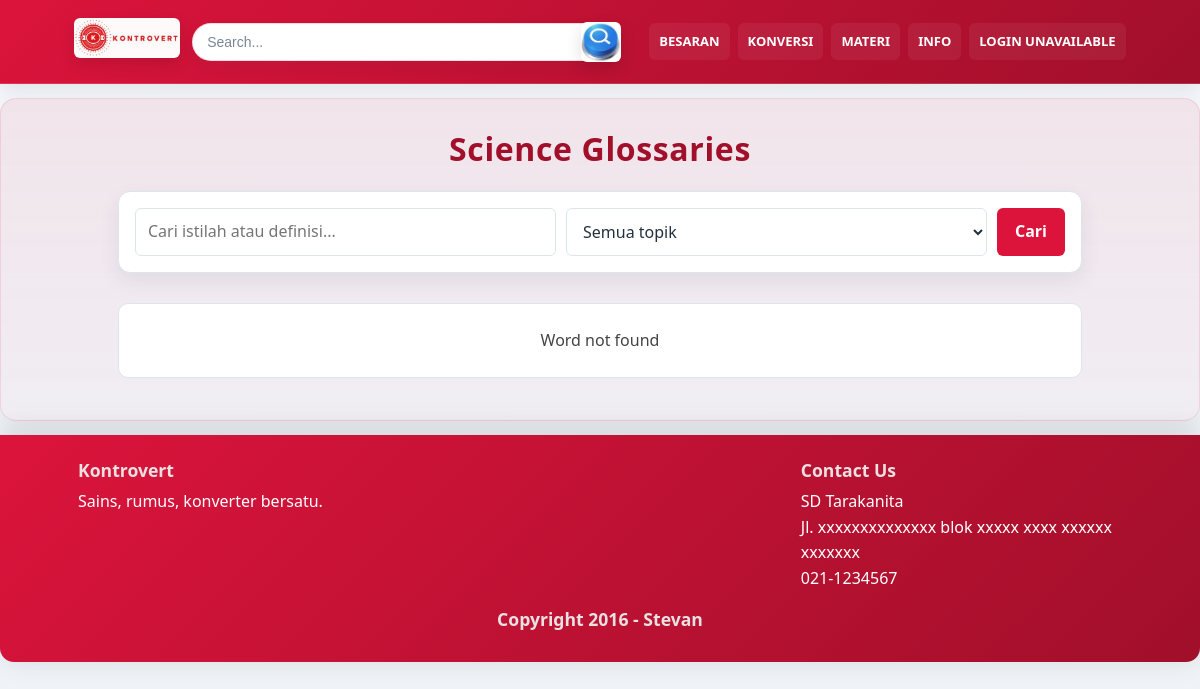
The page /glossary.php on the database as committed earlier.
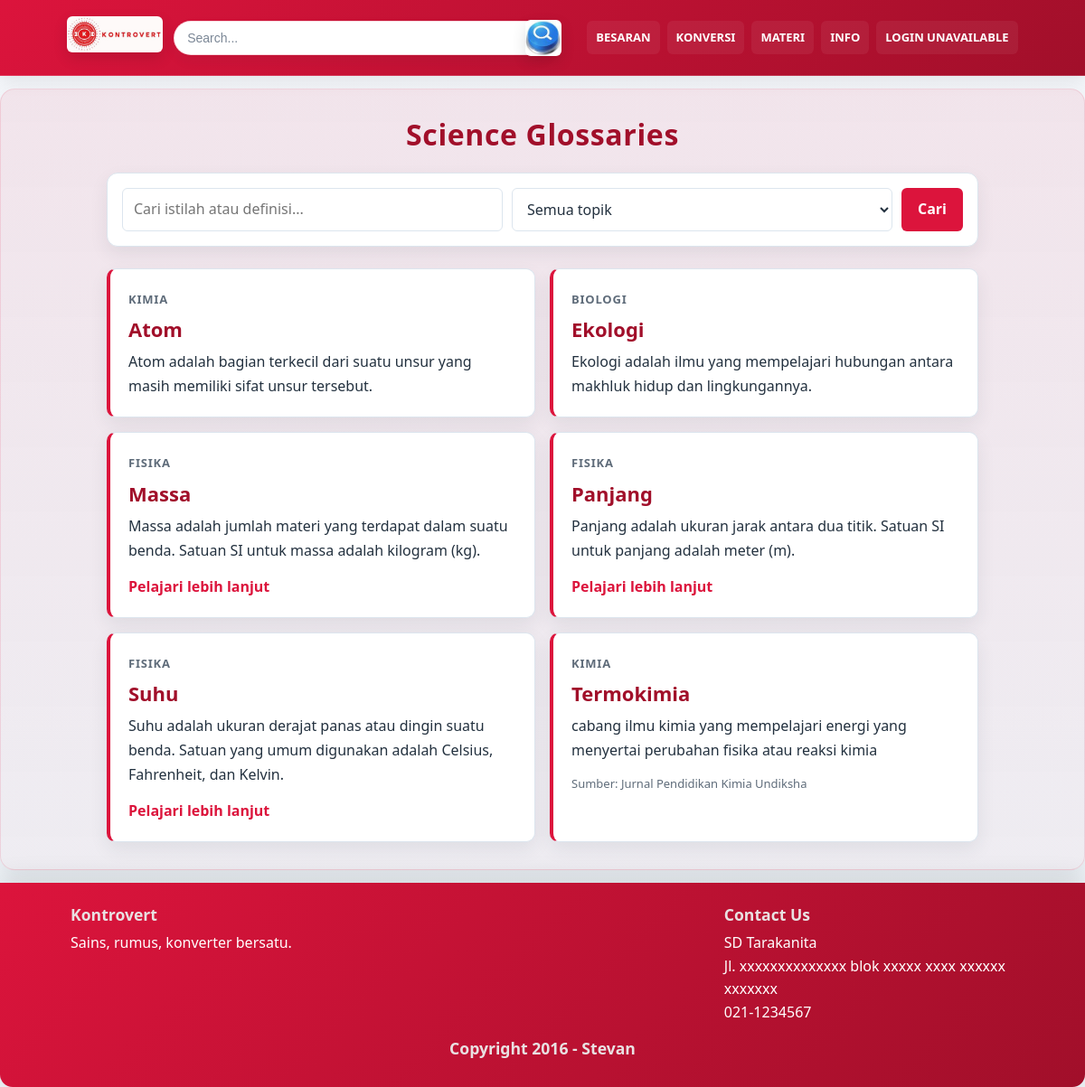
The same page on the database as committed later.
### tables this page shows
CREATE TABLE `glossary` (
  `id` int(10) UNSIGNED NOT NULL,
  `term` varchar(100) NOT NULL,
  `slug` varchar(120) NOT NULL,
  `definition` text NOT NULL,
  `topic` int(1) NOT NULL,
  `related_page` varchar(150) DEFAULT NULL,
  `source` varchar(255) DEFAULT NULL,
  `created_at` timestamp NOT NULL DEFAULT current_timestamp(),
  `updated_at` timestamp NOT NULL DEFAULT current_timestamp() ON UPDATE current_timestamp()
);

CREATE TABLE `topics` (
  `id` int(11) NOT NULL,
  `namaTopik` varchar(25) NOT NULL,
  `fg_in_news` tinyint(1) NOT NULL,
  `fg_in_materi` tinyint(1) NOT NULL,
  `fg_in_formulas` tinyint(1) NOT NULL
);

### glossary.php (the view, shortened to what this page needs)
<?php
    include "db.inc.php";
    $search = isset($_GET['q']) ? trim($_GET['q']) : '';
    $query = "SELECT g.term, g.slug, g.definition, g.topic, g.related_page, g.source, t.namaTopik
            FROM glossary g Join topics t ON g.topic = t.id";
    $query .= " ORDER BY term ASC";
    $statement = mysqli_prepare($db, $query);
    mysqli_stmt_execute($statement);
    $glossaryResult = mysqli_stmt_get_result($statement);
    function glossary_escape($value) {
        return htmlspecialchars((string) $value, ENT_QUOTES, 'UTF-8');
    }
?>
<!DOCTYPE html>
<html lang="id">
    <head>
        <global-header></global-header>
    </head>
    <body>
        <main class="hero" role="main">
            <div class="hero-inner glossary-page">
                <header class="glossary-intro">
                    <h1 class="page-title">Science Glossaries</h1>
                </header>
                <form class="glossary-filters" method="get" action="glossary.php">
                    <input id="glossary-search" type="search" name="q" value="<?php echo glossary_escape($search); ?>" placeholder="Cari istilah atau definisi...">
                    <select id="glossary-topic" name="topic">
                        <option value="">Semua topik</option>
                    </select>
                    <button type="submit">Cari</button>
                </form>
                <section class="glossary-list" aria-live="polite">
                    <?php if (!$glossaryResult || mysqli_num_rows($glossaryResult) === 0): ?>
                        <p class="glossary-empty">Word not found</p>
                    <?php else: ?>
                        <?php while ($entry = mysqli_fetch_assoc($glossaryResult)): ?>
                            <article class="glossary-entry" id="<?php echo glossary_escape($entry['slug']); ?>">
                                <?php if ($entry['namaTopik'] !== null && $entry['namaTopik'] !== ''): ?>
                                    <span class="glossary-topic"><?php echo glossary_escape($entry['namaTopik']); ?></span>
                                <?php endif; ?>
                                <h2><?php echo glossary_escape($entry['term']); ?></h2>
                                <p><?php echo nl2br(glossary_escape($entry['definition'])); ?></p>
                                <?php if (!empty($entry['related_page'])): ?>
                                    <a class="glossary-link" href="<?php echo glossary_escape($entry['related_page']); ?>">Pelajari lebih lanjut</a>
                                <?php endif; ?>
                                <?php if (!empty($entry['source'])): ?>
                                    <p class="glossary-source">Sumber: <?php echo glossary_escape($entry['source']); ?></p>
                                <?php endif; ?>
                            </article>
                        <?php endwhile; ?>
                    <?php endif; ?>
                </section>
            </div>
        </main>
        <footer id="footer" class="site-footer">
            <global-footer></global-footer>
        </footer>
    </body>
</html>

Rows that differ between the two databases and show on the page:
added glossary: topic.namaTopik "KIMIA", term "Atom", definition "Atom adalah bagian terkecil dari suatu unsur yang masih memiliki sifat unsur tersebut."
added glossary: topic.namaTopik "BIOLOGI", term "Ekologi", definition "Ekologi adalah ilmu yang mempelajari hubungan antara makhluk hidup dan lingkungannya."
added glossary: topic.namaTopik "FISIKA", term "Massa", definition "Massa adalah jumlah materi yang terdapat dalam suatu benda. Satuan SI untuk massa adalah kilogram (kg)."
added glossary: topic.namaTopik "FISIKA", term "Panjang", definition "Panjang adalah ukuran jarak antara dua titik. Satuan SI untuk panjang adalah meter (m)."
added glossary: topic.namaTopik "FISIKA", term "Suhu", definition "Suhu adalah ukuran derajat panas atau dingin suatu benda. Satuan yang umum digunakan adalah Celsius, Fahrenheit, dan Kelvin."
added glossary: topic.namaTopik "KIMIA", term "Termokimia", definition "cabang ilmu kimia yang mempelajari energi yang menyertai perubahan fisika atau reaksi kimia", source "Jurnal Pendidikan Kimia Undiksha"
Other text that changed with them:
text no longer shown: "Word not found"
